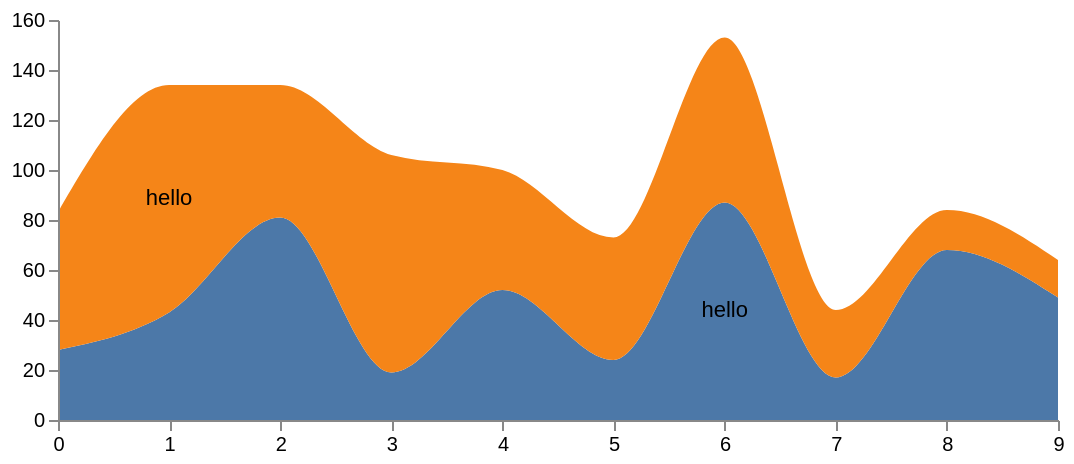

The specification (Vega-Lite) saved for this image:
### Vega specification from a JSON file in a GitHub repository (floating-point values rounded to 4 significant figures)
{"$schema": "https://vega.github.io/schema/vega/v4.json", "width": 500, "height": 200, "padding": 5, "data": [{"name": "table", "values": [{"x": 0, "y": 28, "c": 0}, {"x": 0, "y": 55, "c": 1}, {"x": 1, "y": 43, "c": 0}, {"x": 1, "y": 91, "c": 1}, {"x": 2, "y": 81, "c": 0}, {"x": 2, "y": 53, "c": 1}, {"x": 3, "y": 19, "c": 0}, {"x": 3, "y": 87, "c": 1}, {"x": 4, "y": 52, "c": 0}, {"x": 4, "y": 48, "c": 1}, {"x": 5, "y": 24, "c": 0}, {"x": 5, "y": 49, "c": 1}, {"x": 6, "y": 87, "c": 0}, {"x": 6, "y": 66, "c": 1}, {"x": 7, "y": 17, "c": 0}, {"x": 7, "y": 27, "c": 1}, {"x": 8, "y": 68, "c": 0}, {"x": 8, "y": 16, "c": 1}, {"x": 9, "y": 49, "c": 0}, {"x": 9, "y": 15, "c": 1}], "transform": [{"type": "stack", "groupby": ["x"], "sort": {"field": "c"}, "field": "y"}]}], "scales": [{"name": "x", "type": "point", "range": "width", "domain": {"data": "table", "field": "x"}}, {"name": "y", "type": "linear", "range": "height", "nice": true, "zero": true, "domain": {"data": "table", "field": "y1"}}, {"name": "color", "type": "ordinal", "range": "category", "domain": {"data": "table", "field": "c"}}], "axes": [{"orient": "bottom", "scale": "x", "zindex": 1}, {"orient": "left", "scale": "y", "zindex": 1}], "marks": [{"type": "group", "name": "group", "from": {"facet": {"name": "series", "data": "table", "groupby": "c"}}, "marks": [{"type": "area", "from": {"data": "series"}, "encode": {"enter": {"interpolate": {"value": "monotone"}, "x": {"scale": "x", "field": "x"}, "y": {"scale": "y", "field": "y0"}, "y2": {"scale": "y", "field": "y1"}, "fill": {"scale": "color", "field": "c"}}, "update": {"fillOpacity": {"value": 1}}, "hover": {"fillOpacity": {"value": 0.5}}}}]}, {"type": "text", "name": "hi", "from": {"data": "group"}, "encode": {"enter": {"text": {"value": "hello"}}}, "transform": [{"type": "label", "size": [500, 200], "anchor": ["middle"]}]}]}
